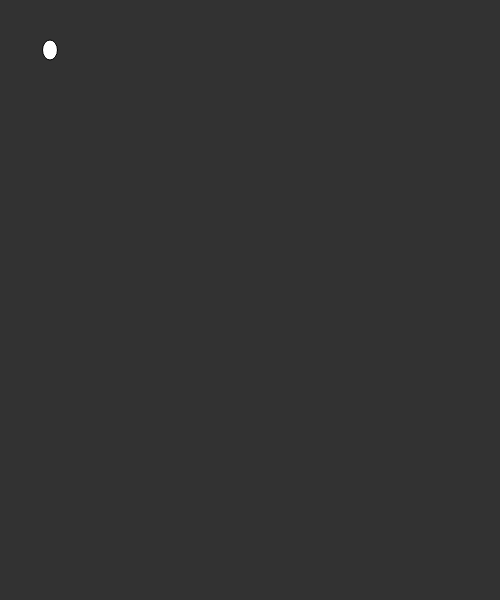
Frame 1 (no input)
Frame 60 (no input): identical to frame 1, image omitted
Frame 120 (the mouse pressed at the canvas centre since frame 60): identical to frame 1, image omitted

The p5.js sketch that drew this single still picture (run headless with seeded random() and noise() and a simulated clock; from frame 60 on, the mouse is pressed at the canvas centre):

// p5.js sketch
// ── sketch.js
function setup() {
  createCanvas(500,600);
}

function draw() {
  // put drawing code here
  background(50);
  ellipse(50,50,15,20);
}
